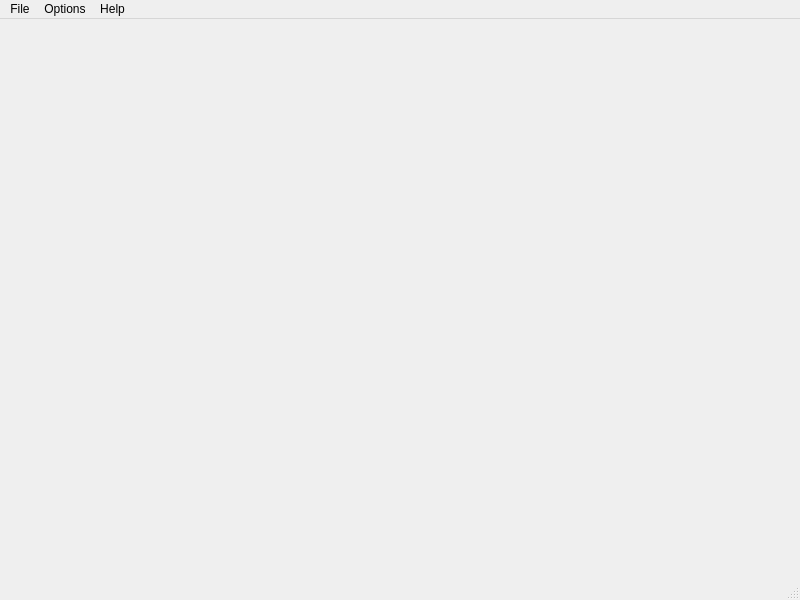
<?xml version="1.0" encoding="UTF-8"?>
<ui version="4.0">
 <class>OpenBitMainWindow</class>
 <widget class="QMainWindow" name="OpenBitMainWindow">
  <property name="geometry">
   <rect>
    <x>0</x>
    <y>0</y>
    <width>800</width>
    <height>600</height>
   </rect>
  </property>
  <property name="windowTitle">
   <string>MainWindow</string>
  </property>
  <widget class="QWidget" name="centralwidget"/>
  <widget class="QMenuBar" name="menubar">
   <property name="geometry">
    <rect>
     <x>0</x>
     <y>0</y>
     <width>800</width>
     <height>22</height>
    </rect>
   </property>
   <widget class="QMenu" name="menuFile">
    <property name="title">
     <string>File</string>
    </property>
    <addaction name="actionAdd"/>
    <addaction name="actionQuit"/>
   </widget>
   <widget class="QMenu" name="menuHelp">
    <property name="title">
     <string>Help</string>
    </property>
    <addaction name="actionAbout"/>
   </widget>
   <widget class="QMenu" name="menuOptions">
    <property name="title">
     <string>Options</string>
    </property>
    <addaction name="actionSettings"/>
   </widget>
   <addaction name="menuFile"/>
   <addaction name="menuOptions"/>
   <addaction name="menuHelp"/>
  </widget>
  <widget class="QStatusBar" name="statusbar"/>
  <action name="actionAdd">
   <property name="text">
    <string>&amp;Add</string>
   </property>
   <property name="toolTip">
    <string>Add a new Torrent</string>
   </property>
   <property name="shortcut">
    <string>Ctrl+A</string>
   </property>
  </action>
  <action name="actionQuit">
   <property name="text">
    <string>&amp;Quit</string>
   </property>
   <property name="toolTip">
    <string>Quit OpenBIt</string>
   </property>
  </action>
  <action name="actionAbout">
   <property name="text">
    <string>About</string>
   </property>
  </action>
  <action name="actionSettings">
   <property name="text">
    <string>Settings</string>
   </property>
  </action>
 </widget>
 <resources/>
 <connections/>
</ui>
